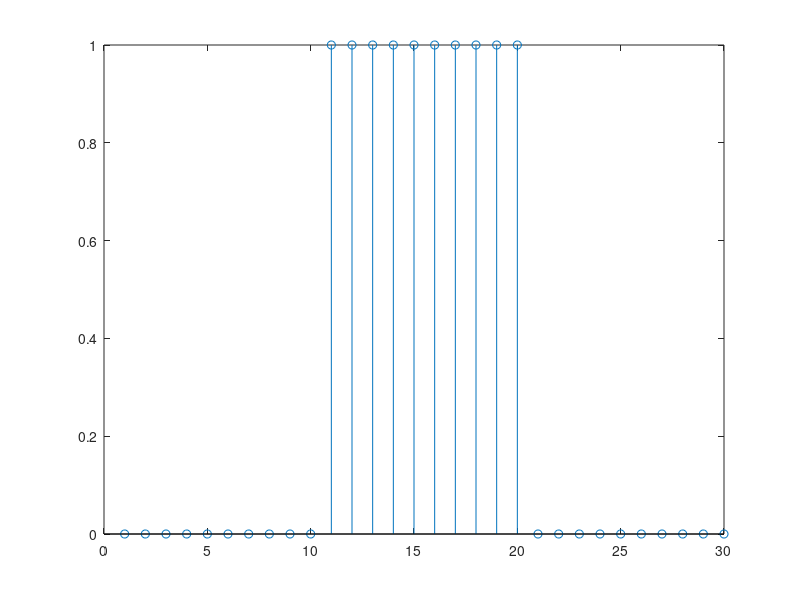

The MATLAB source for this figure: (Note: this script raises an error after producing the figure.)
 clear all
 close all
 clc
 
 x_n=[zeros(1,10),ones(1,10),zeros(1,10)];
 f=-15:14;
 
figure()
stem(x_n)

for i=1:length(x_n)
    for k=1:length(f)
        int1(k,:)=x_n(k).*exp(j*2*pi*f(k)*[1:length(x_n)]);
    end
    x_e_jw(:)=sum(int1);
end

figure()
plot(f,abs(x_e_jw));

